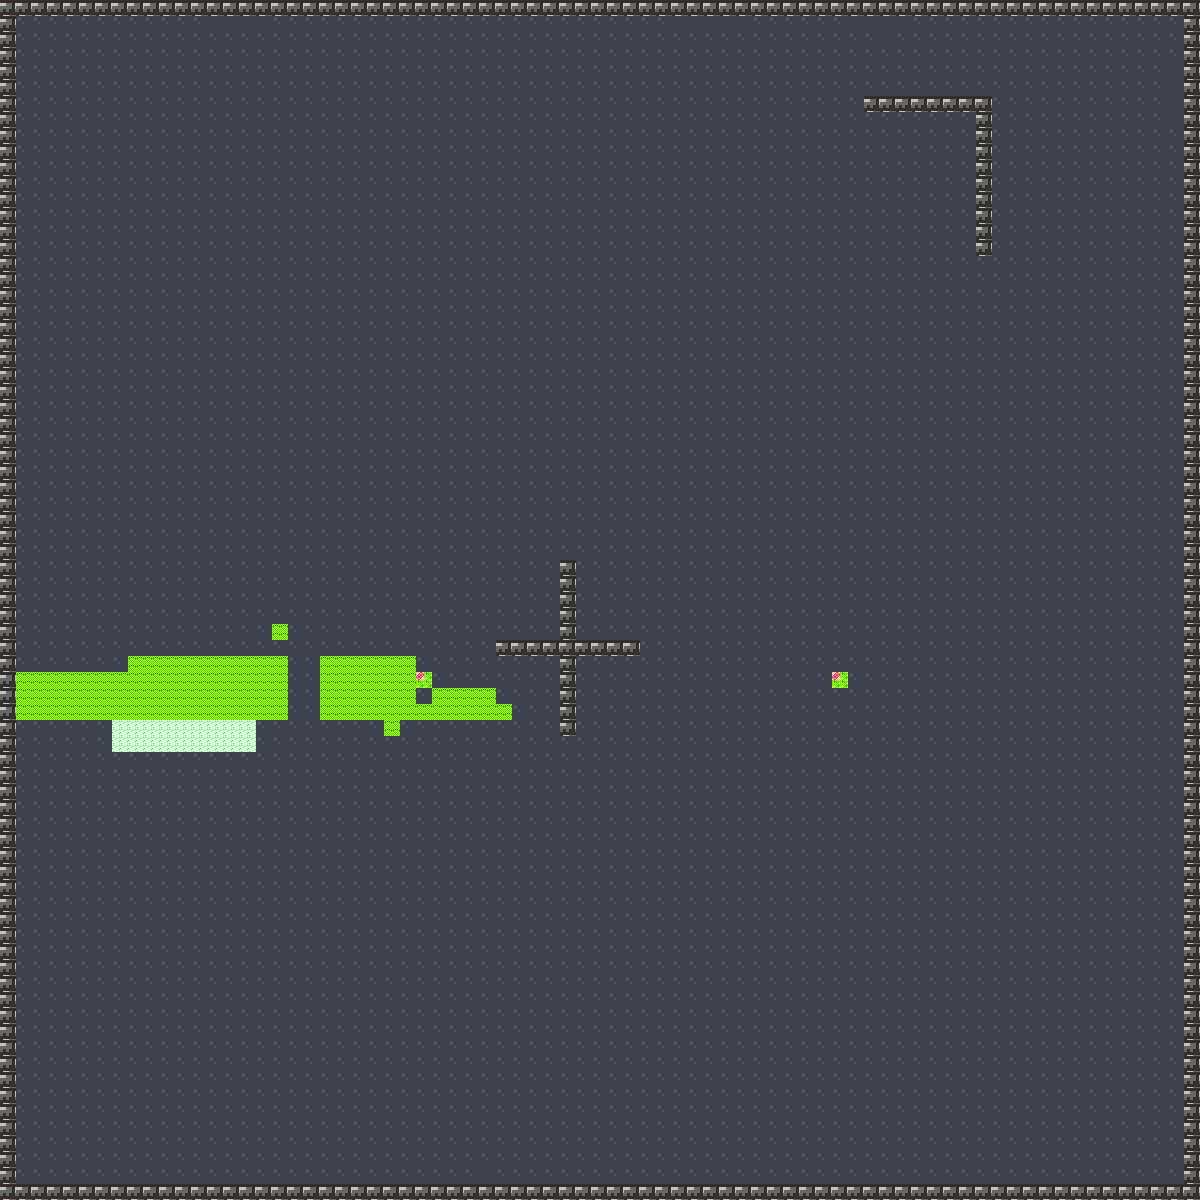

This game map was drawn from its Tiled (.tmx) file and the tilesets committed beside it. A one-line description and the trimmed map source follow:
An orthogonal 75x75 tile map with 16x16 px tiles, 1 tile layer (background), 1 hidden layer not drawn, 3 tilesets and 8 objects.

<map version="1.2" tiledversion="1.2.0" orientation="orthogonal" renderorder="right-down" width="75" height="75" tilewidth="16" tileheight="16" infinite="0" nextlayerid="5" nextobjectid="11">
 <tileset firstgid="1" source="dungeon.tsx" />
 <tileset firstgid="553" source="spooky.tsx" />
 <tileset firstgid="2857" name="tiles" tilewidth="16" tileheight="16" spacing="1" margin="1" tilecount="480" columns="20">
  <image source="tiles.png" width="343" height="410" />
  <tile id="10">
   <properties>
    <property name="blocked" value="" />
   </properties>
  </tile>
  <tile id="20">
   <properties>
    <property name="blocked" value="" />
   </properties>
  </tile>
  <tile id="60">
   <properties>
    <property name="animation" value="flower" />
    <property name="blocked" value="" />
   </properties>
  </tile>
  <tile id="80">
   <properties>
    <property name="animation" value="flower" />
    <property name="blocked" value="" />
   </properties>
  </tile>
  <tile id="140">
   <properties>
    <property name="blocked" value="" />
   </properties>
  </tile>
  <tile id="141">
   <properties>
    <property name="blocked" value="" />
   </properties>
  </tile>
  <tile id="143">
   <properties>
    <property name="blocked" value="" />
   </properties>
  </tile>
  <tile id="161">
   <properties>
    <property name="blocked" value="" />
   </properties>
  </tile>
  <tile id="162">
   <properties>
    <property name="blocked" value="" />
   </properties>
  </tile>
  <tile id="163">
   <properties>
    <property name="blocked" value="" />
   </properties>
  </tile>
  <tile id="220">
   <properties>
    <property name="blocked" value="" />
   </properties>
  </tile>
  <tile id="221">
   <properties>
    <property name="blocked" value="" />
   </properties>
  </tile>
  <tile id="222">
   <properties>
    <property name="blocked" value="" />
   </properties>
  </tile>
  <tile id="240">
   <properties>
    <property name="blocked" value="" />
   </properties>
  </tile>
  <tile id="241">
   <properties>
    <property name="blocked" value="" />
   </properties>
  </tile>
  <tile id="242">
   <properties>
    <property name="blocked" value="" />
   </properties>
  </tile>
  <tile id="260">
   <properties>
    <property name="blocked" value="" />
   </properties>
  </tile>
  <tile id="261">
   <properties>
    <property name="blocked" value="" />
   </properties>
  </tile>
  <tile id="262">
   <properties>
    <property name="blocked" value="" />
   </properties>
  </tile>
  <tile id="280">
   <properties>
    <property name="blocked" value="" />
   </properties>
  </tile>
  <tile id="282">
   <properties>
    <property name="blocked" value="" />
   </properties>
  </tile>
 </tileset>
 <layer id="2" name="background" width="75" height="75">
  <data>[5625 cells, 5625 non-empty, 6 distinct tile ids]</data>
 </layer>
 <layer id="4" name="foreground" width="75" height="75" visible="0" locked="1">
  <data>[5625 cells, 0 non-empty, 0 distinct tile ids]</data>
 </layer>
 <objectgroup id="3" name="objects">
  <object id="1" x="984" y="246" />
  <object id="2" x="986" y="226" />
  <object id="3" x="980" y="90" width="4" height="168" />
  <object id="4" x="868" y="102" width="110" height="4" />
  <object id="5" x="566" y="576" width="2" height="142" />
  <object id="6" x="518" y="652" />
  <object id="7" x="510" y="642" width="126" height="4" />
  <object id="10" x="128" y="672" width="80" height="16" />
 </objectgroup>
</map>
